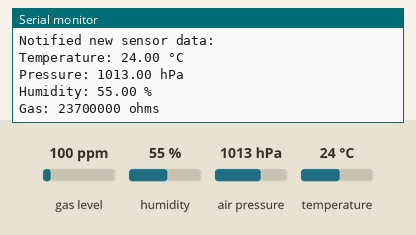
This sketch was run on a simulated ESP32. Parts: the last lines printed to the serial monitor. The inputs (shaded band) are chosen by the test bench; at power-on: humidity 55 %, air pressure 1013 hPa, temperature 24 °C, gas level 100 ppm. Nothing arrives over Bluetooth unless stated; a phone connects over Bluetooth LE 3 s after start.

Above: at 7.1 s.
7.2 s: humidity set to 22 %
At 10.0 s:
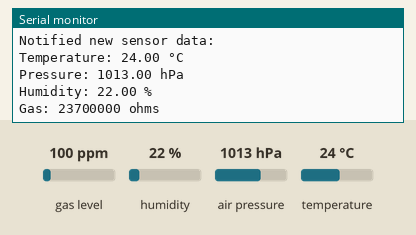
10.7 s: air pressure set to 952 hPa
At 13.8 s:
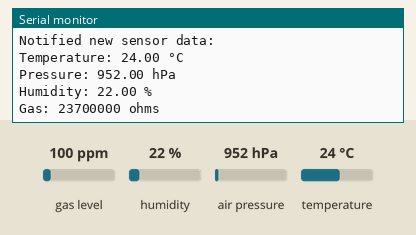

The sketch:

EnviroSens_0_2_0.ino.ino
```cpp
#include <BLEDevice.h>
#include <BLEServer.h>
#include <BLEUtils.h>
#include <BLE2902.h>
#include <Wire.h>
#include <Adafruit_Sensor.h>
#include <Adafruit_BME680.h>

#define SERVICE_UUID        BLEUUID((uint16_t)0x181A) // Environmental Sensing service
#define CHAR_TEMP_UUID      BLEUUID((uint16_t)0x2A6E) // Temperature characteristic
#define CHAR_PRESSURE_UUID  BLEUUID((uint16_t)0x2A6D) // Pressure characteristic
#define CHAR_HUMIDITY_UUID  BLEUUID((uint16_t)0x2A6F) // Humidity characteristic
#define CHAR_GAS_UUID       BLEUUID((uint16_t)0x2A70) // VOC characteristic (using this for gas resistance)

BLEServer* pServer = NULL;
BLECharacteristic* pTempCharacteristic = NULL;
BLECharacteristic* pPressureCharacteristic = NULL;
BLECharacteristic* pHumidityCharacteristic = NULL;
BLECharacteristic* pGasCharacteristic = NULL;
bool deviceConnected = false;
Adafruit_BME680 bme;

class MyServerCallbacks: public BLEServerCallbacks {
    void onConnect(BLEServer* pServer) {
      deviceConnected = true;
      Serial.println("Device connected");
    };

    void onDisconnect(BLEServer* pServer) {
      deviceConnected = false;
      Serial.println("Device disconnected");
      pServer->startAdvertising(); // Restart advertising
    }
};

void setup() {
  Serial.begin(115200);
  Serial.println("Starting ESP32 BME680 BLE Server");

  if (!bme.begin()) {
    Serial.println("Could not find a valid BME680 sensor, check wiring!");
    while (1);
  }

  // Set up oversampling and filter initialization
  bme.setTemperatureOversampling(BME680_OS_8X);
  bme.setHumidityOversampling(BME680_OS_2X);
  bme.setPressureOversampling(BME680_OS_4X);
  bme.setIIRFilterSize(BME680_FILTER_SIZE_3);
  bme.setGasHeater(320, 150); // 320*C for 150 ms

  // Create the BLE Device
  BLEDevice::init("ESP32_BME680");

  // Create the BLE Server
  pServer = BLEDevice::createServer();
  pServer->setCallbacks(new MyServerCallbacks());

  // Create the BLE Service
  BLEService *pService = pServer->createService(SERVICE_UUID);

  // Create BLE Characteristics
  pTempCharacteristic = pService->createCharacteristic(
                      CHAR_TEMP_UUID,
                      BLECharacteristic::PROPERTY_READ   |
                      BLECharacteristic::PROPERTY_NOTIFY
                    );
  pPressureCharacteristic = pService->createCharacteristic(
                      CHAR_PRESSURE_UUID,
                      BLECharacteristic::PROPERTY_READ   |
                      BLECharacteristic::PROPERTY_NOTIFY
                    );
  pHumidityCharacteristic = pService->createCharacteristic(
                      CHAR_HUMIDITY_UUID,
                      BLECharacteristic::PROPERTY_READ   |
                      BLECharacteristic::PROPERTY_NOTIFY
                    );
  pGasCharacteristic = pService->createCharacteristic(
                      CHAR_GAS_UUID,
                      BLECharacteristic::PROPERTY_READ   |
                      BLECharacteristic::PROPERTY_NOTIFY
                    );

  // Create BLE Descriptors
  pTempCharacteristic->addDescriptor(new BLE2902());
  pPressureCharacteristic->addDescriptor(new BLE2902());
  pHumidityCharacteristic->addDescriptor(new BLE2902());
  pGasCharacteristic->addDescriptor(new BLE2902());

  // Start the service
  pService->start();

  // Start advertising
  BLEAdvertising *pAdvertising = BLEDevice::getAdvertising();
  pAdvertising->addServiceUUID(SERVICE_UUID);
  pAdvertising->setScanResponse(true);
  pAdvertising->setMinPreferred(0x06);  // functions that help with iPhone connections issue
  pAdvertising->setMinPreferred(0x12);

  Serial.println("Starting advertising...");
  BLEDevice::startAdvertising();
  Serial.println("Advertising started. Waiting for connections...");
}

void loop() {
  if (deviceConnected) {
    // Read BME680 sensor data
    if (bme.performReading()) {
      uint16_t temperature = bme.temperature * 100;  // Temperature in 0.01 degrees Celsius
      uint32_t pressure = bme.pressure;              // Pressure in Pa
      uint16_t humidity = bme.humidity * 100;        // Humidity in 0.01 %
      uint32_t gas = bme.gas_resistance;             // Gas resistance in Ohms

      pTempCharacteristic->setValue((uint8_t*)&temperature, 2);
      pTempCharacteristic->notify();
      pPressureCharacteristic->setValue((uint8_t*)&pressure, 4);
      pPressureCharacteristic->notify();
      pHumidityCharacteristic->setValue((uint8_t*)&humidity, 2);
      pHumidityCharacteristic->notify();
      pGasCharacteristic->setValue((uint8_t*)&gas, 4);
      pGasCharacteristic->notify();

      Serial.println("Notified new sensor data:");
      Serial.printf("Temperature: %.2f °C\n", bme.temperature);
      Serial.printf("Pressure: %.2f hPa\n", bme.pressure / 100.0);
      Serial.printf("Humidity: %.2f %%\n", bme.humidity);
      Serial.printf("Gas: %d ohms\n", bme.gas_resistance);
    } else {
      Serial.println("Failed to perform reading :(");
    }
  }
  delay(2000);
}
```

Measured:
- after the input at 7.2 s, the serial monitor: prints a new line after 1.3 s (image 1)
- after the input at 10.7 s, the serial monitor: prints a new line after 2.1 s (image 2)
